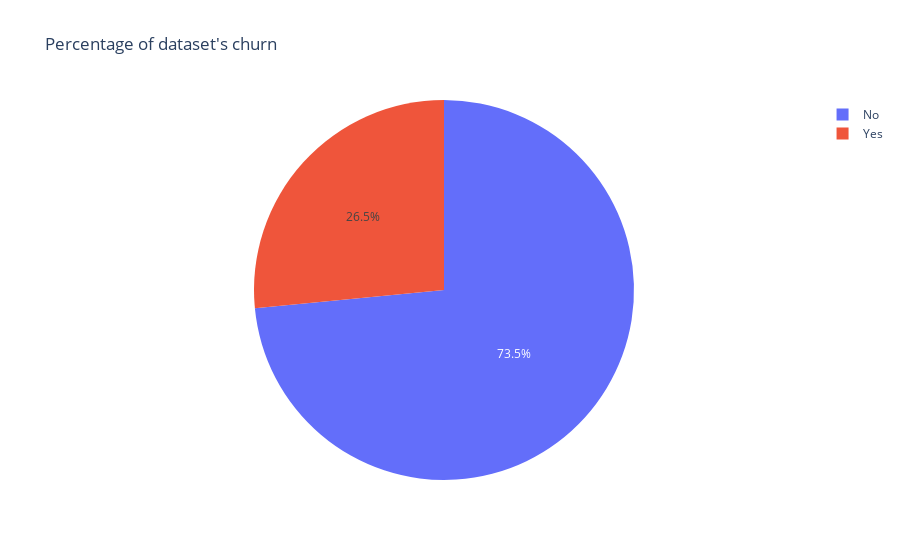

This figure's notebook cell:
### Markdown cell above
In this part I will:
- Checking the churn one
- Normalization data from the dataframe (if needed)
- Distribution exploring (using pair plot)
- Correlation table + heatmap
- PCA 
- Test-split dataset

Document: [PCA using Python](https://towardsdatascience.com/pca-using-python-scikit-learn-e653f8989e60)

### Code cell
#percentage of churn data
plot_pie_churn = px.pie(df, "Churn", title="Percentage of dataset's churn")
plot_pie_churn.show()

### Figure 1 — Plotly figure (JSON) as saved in the notebook; plotly's stock layout.template omitted (floating-point values rounded to 4 significant figures; data arrays with more than 128 entries replaced by an {"elided": "..."} marker saying what was removed)
{"data": [{"domain": {"x": [0, 1], "y": [0, 1]}, "hovertemplate": "Churn=%{label}<extra></extra>", "labels": {"elided": "7043 str values"}, "legendgroup": "", "name": "", "showlegend": true, "type": "pie"}], "layout": {"legend": {"tracegroupgap": 0}, "title": {"text": "Percentage of dataset's churn"}}}
